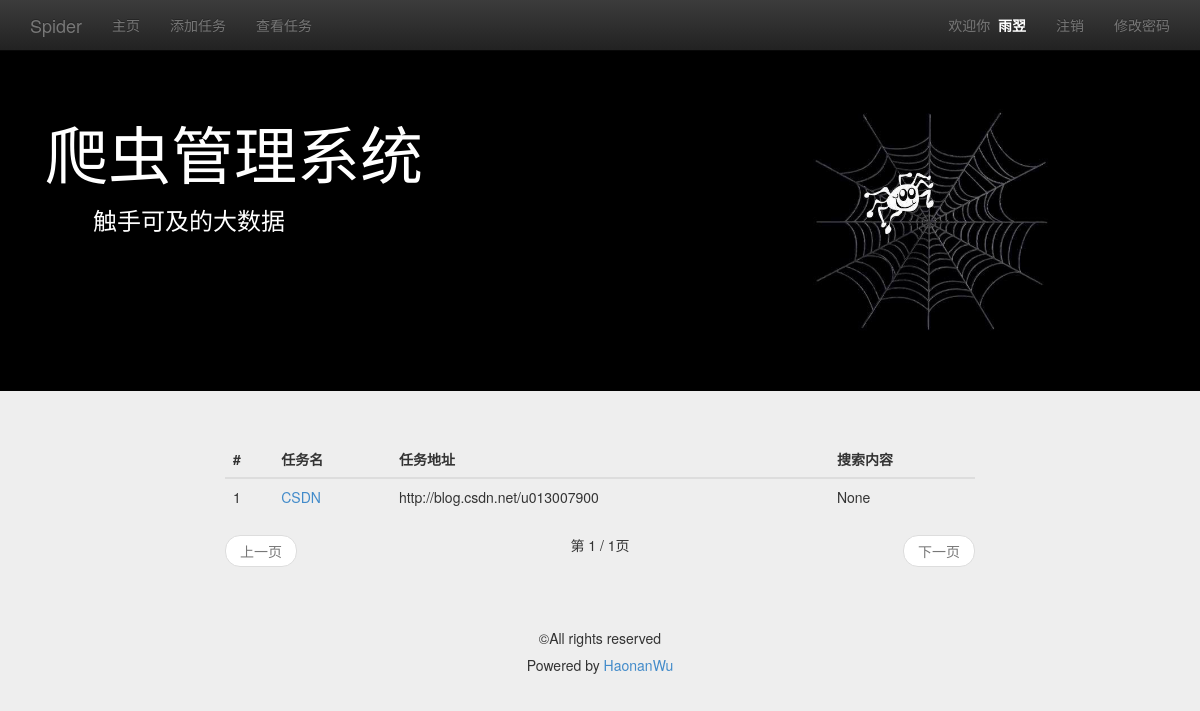
Before: /view_task_list/ (signed in) with the older database file.
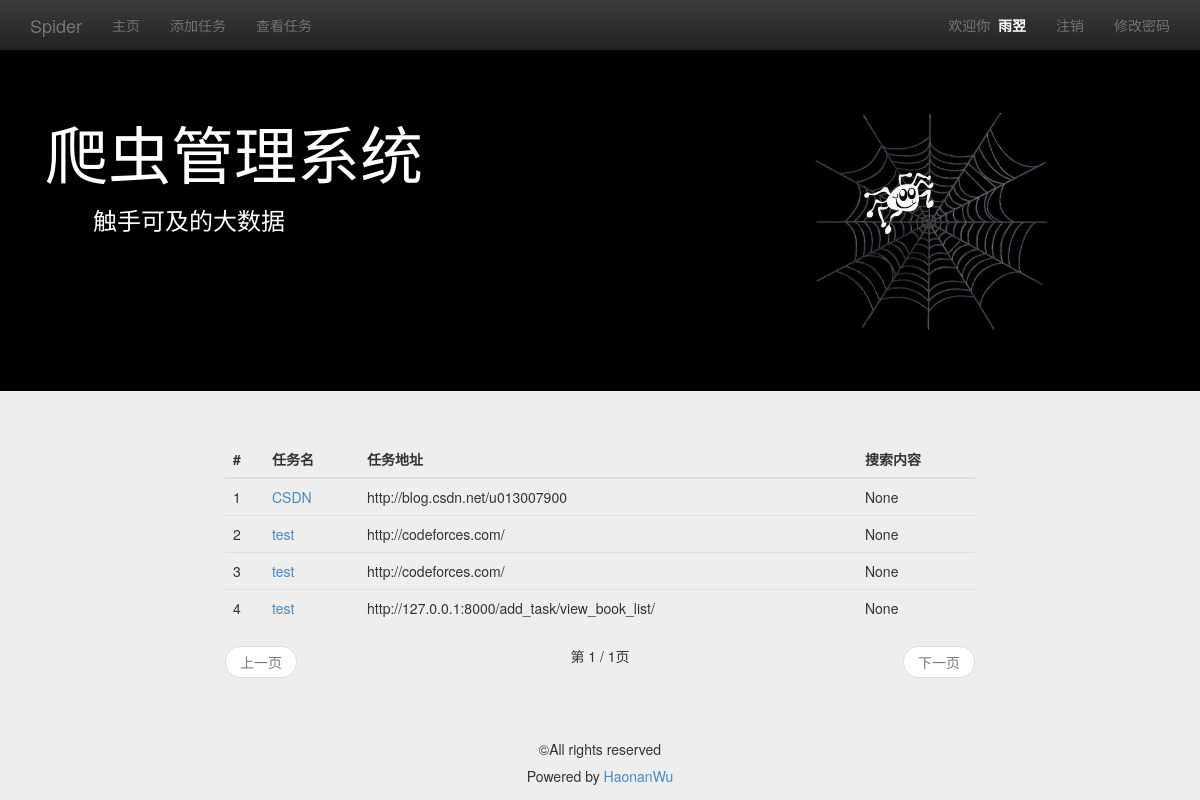
After: the same page with the newer database file.
### management/models.py (models this page shows, shortened)
class MyUser(models.Model):
    user = models.OneToOneField(User)
    nickname = models.CharField(max_length=16)

class Task(models.Model):
    user = models.ForeignKey(MyUser, related_name='task')
    url = models.CharField(max_length=512, null=True)
    name = models.CharField(max_length=128)
    content = models.CharField(max_length=128, null=True)

### management/views.py (the view)
# urls.py: url(r'^view_task_list/$', views.view_task_list, name='view_task_list'),
@login_required
def view_task_list(request):
    user = request.user
    task_list = Task.objects.filter(user=user.myuser)
    paginator = Paginator(task_list, 5)
    page = request.GET.get('page')
    try:
        task_list = paginator.page(page)
    except PageNotAnInteger:
        task_list = paginator.page(1)
    except EmptyPage:
        task_list = paginator.page(paginator.num_pages)
    content = {
        'user': user,
        'active_menu': 'view_task',
        'task_list': task_list,
    }
    return render(request, 'management/view_task_list.html', content)

### templates/management/view_task_list.html
{% extends "management/base.html" %} {% load staticfiles %} {% block title %}查看任务{% endblock %} {% block content %}
    <div class="container">
        <div class="row">
            <div class="col-md-8 col-md-offset-2">
                <br>
                <table class="table table-hover">
                    <thead>
                    <tr>
                        <th>#</th>
                        <th>任务名</th>
                        <th>任务地址</th>
                        <th>搜索内容</th>
                    </tr>
                    </thead>
                    <tbody>
                    {% for task in task_list %}
                        <tr>
                            <td>{{ forloop.counter }}</td>
                            <td><a href="{% url 'detail' %}?id={{ task.id }}">{{ task.name }}</a></td>
                            <td>{{ task.url }}</td>
                            <td>{{ task.content }}</td>
                        </tr>
                    {% empty %}
                        <tr>
                            <td>暂无任务</td>
                        </tr>
                    {% endfor %}
                    </tbody>
                </table>
                <nav>
                    <ul class="pager">
                        {% if task_list.has_previous %}
                            <li class="previous"><a
                                    href="?typ={{ query_category }}&page={{ task_list.previous_page_number }}">上一页</a>
                            </li>
                        {% else %}
                            <li class="previous disabled"><a href="#">上一页</a></li>
                        {% endif %} 第 {{ task_list.number }} / {{ task_list.paginator.num_pages }}页
                        {% if task_list.has_next %}
                            <li class="next"><a href="?typ={{ query_category }}&page={{ task_list.next_page_number }}">下一页</a>
                            </li>
                        {% else %}
                            <li class="next disabled"><a href="#">下一页</a></li>
                        {% endif %}
                    </ul>
                </nav>
            </div>
        </div>
    </div>
{% endblock %}

### templates/management/base.html (shortened to what this page needs)
{% load staticfiles %}
<!DOCTYPE html>
<html lang="zh-cn">
<head>
    <link rel="stylesheet" type="text/css" href="{% static 'css/bootstrap.min.css' %}">
    <link rel="stylesheet" type="text/css" href="{% static 'css/bootstrap-theme.min.css' %}">
    <link rel="stylesheet" type="text/css" href="{% static 'css/base.css' %}">
</head>
<body>
<nav class="navbar navbar-inverse navbar-fixed-top" role="navigation">
    <div class="container">
        <div class="navbar-header">
            <a href="{% url 'homepage' %}" class="navbar-brand">Spider</a>
        </div>
        <div class="collapse navbar-collapse" id="navbar-collapse-basepage">
            <ul class="nav navbar-nav">
                <li id="homepage"><a href="{% url 'homepage' %}">主页</a></li>
                <li id="add_book"><a href="{% url 'add_task' %}">添加任务</a></li>
                <li id="view_book"><a href="{% url 'view_book_list' %}">查看任务</a></li>
            </ul>
            <ul class="nav navbar-nav navbar-right">
                {% if user %}
                    <li>
                        <p class="navbar-text">欢迎你&nbsp;&nbsp;<span id="base_name">{{ user.myuser.nickname }}</span></p>
                    </li>
                    <li><a href="{% url 'logout' %}">注销</a></li>
                    <li><a href="{% url 'set_password' %}">修改密码</a></li>
                {% else %}
                    <li><a href="{% url 'signup' %}">注册</a></li>
                    <li><a href="{% url 'login' %}">登录</a></li>
                {% endif %}
            </ul>
        </div>
    </div>
</nav>
<header class="jumbotron subhead" id="header-base">
    <div class="container">
        <div class="row">
            <div class="col-md-8">
                <h1>爬虫管理系统</h1>
                <h3>&emsp;&emsp;触手可及的大数据</h3>
            </div>
            <div class="col-md-4">
                <img src="{% static "img/spider.png" %}" style="width: 70%">
            </div>
        </div>
    </div>
</header>
{% block content %}{% endblock %}
<footer class="footer" role="contentinfo">
    <hr>
    <div class="container">
        <p class="text-center">©All rights reserved</p>
        <h5 class="text-center"> Powered by&nbsp;<a href="https://github.com/Mr-Phoebe">HaonanWu</a></h5>
    </div>
</footer>
</body>
</html>

### management/static/css/base.css (style rules this page uses)
body { padding-top: 50px; background-color: #eeeeee; }
#header-base { background-color: #000; color: #fff; }
#base_name { color: #fff; font-weight: bold; }

Changed rows visible on the page:
added Task: name "test", url "http://codeforces.com/", content "None"
added Task: name "test", url "http://codeforces.com/", content "None"
added Task: name "test", url "http://127.0.0.1:8000/add_task/view_book_list/", content "None"
